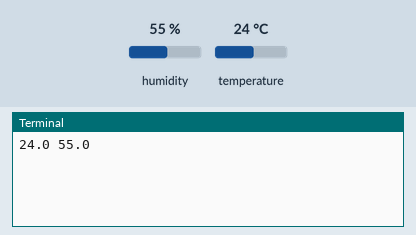
This program was run on a simulated Raspberry Pi (BCM pin numbers). On the bench: the last lines printed to the terminal. Inputs (shaded band) come from the test bench; at power-on: humidity 55 %, temperature 24 °C. The clock reads 2024-03-15 10:24:30 at power-on unless the program sets it; each call to the cloud database takes 0.3 s, and an entry nobody has set reads as its off value or as empty.

Above: at 1.5 s.
1.6 s: humidity set to 22 %
At 3.7 s:
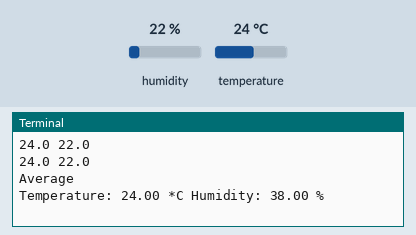
4.0 s: temperature set to 12 °C
5.5 s: humidity set to 40 %
At 10.2 s:
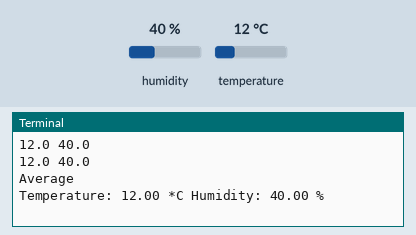
Timing chart, 0 to 11.7 s (numbered marks = the images above; inputs shaded):
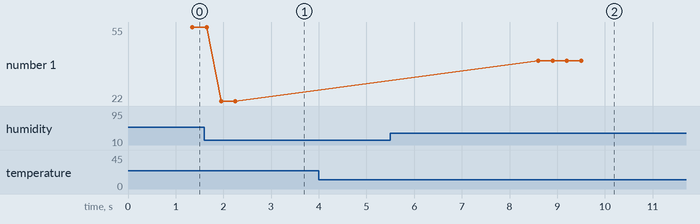

The program:

am2320_multiplexer.py
```python
from firebase import firebase
import time
import datetime
import board
import busio
import adafruit_am2320
import adafruit_tca9548a
from w1thermsensor import W1ThermSensor

firebase = firebase.FirebaseApplication('https://seniorproject-muic.firebaseio.com/', None)

sensor = W1ThermSensor()

i2c = busio.I2C(board.SCL, board.SDA)
tca = adafruit_tca9548a.TCA9548A(i2c)

am0 = adafruit_am2320.AM2320(tca[6]) #r b
am1 = adafruit_am2320.AM2320(tca[1]) #r f
am2 = adafruit_am2320.AM2320(tca[2]) #l f
am3 = adafruit_am2320.AM2320(tca[5]) #l b

mostrecentKeyID = 0
mostrecentTimestamp = 0
temp = []
humid = []

try:
    myGetResults = firebase.get('/sensor/am2320(new)/average', None)

    for keyID in myGetResults:
        if int(myGetResults[keyID]['Index'] > mostrecentTimestamp):
            mostrecentTimestamp = int(myGetResults[keyID]['Index'])
            mostrecentKeyID = myGetResults[keyID]

    index = int(myGetResults[keyID]['Index'])
except:
    index = 0

def update_firebase(temperature, humidity, bus):
    global index
    if temperature is not None and humidity is not None:
        #time.sleep(0.5)
        str_temperature = ' {0:0.2f} *C '.format(temperature)
        str_humidity  = ' {0:0.2f} %'.format(humidity)
        #print("Temperature: {0:0.2f} *C Humidity: {1:0.2f} %\n". format(temperature, humidity,))
    else:
        print('Failed!!')
        #time.sleep(0.5)
    index = index + 1
    now = datetime.datetime.now()
    time = str(now.strftime("%Y/%m/%d %H:%M:%S"))
    data = {"Temperature": temperature, "Humidity": humidity}
    avg_data = {"Index": index, "Time": time, "Temperature": temperature, "Humidity": humidity}
    if(bus == 1):
        firebase.post('/sensor/am2320(new)/bus1', data)
    elif(bus == 3):
        firebase.post('/sensor/am2320(new)/bus3', data)
    elif(bus == 4):
        firebase.post('/sensor/am2320(new)/bus4', data)
    elif(bus == 5):
        firebase.post('/sensor/am2320(new)/bus5', data)
    elif(bus == 6):
        firebase.post('/sensor/am2320(new)/average', avg_data)
        print("Average\nTemperature: {0:0.2f} *C Humidity: {1:0.2f} %\n". format(temperature, humidity,))

while True:
    temperature = float("{0:.2f}".format(sensor.get_temperature()))
    try:
        temp0, humid0 = temperature, am0.relative_humidity
        #print(am0.temperature, am0.relative_humidity)
        update_firebase(temp0, humid0, 1)
        temp.append(temp0)
        humid.append(humid0)
        print(temp0,humid0)
    except:
        print("error0")

    try:
        temp1, humid1 = temperature, am1.relative_humidity
        #print(am1.temperature, am1.relative_humidity)
        update_firebase(temp1, humid1, 3)
        temp.append(temp1)
        humid.append(humid1)
        print(temp1,humid1)
    except:
        print("error1")

    try:
        temp2, humid2 = temperature, am2.relative_humidity
        #print(am2.temperature, am2.relative_humidity)
        update_firebase(temp2, humid2, 4)
        temp.append(temp2)
        humid.append(humid2)
        print(temp2,humid2)
    except:
        print("error2")

    try:
        temp3, humid3 = temperature, am3.relative_humidity
        #print(am3.temperature, am3.relative_humidity)
        update_firebase(temp3, humid3, 5)
        temp.append(temp3)
        humid.append(humid3)
        print(temp3,humid3)
    except:
        print("error5")

    total_temp = sum(temp)
    avg_temp = total_temp/len(temp)
    total_humid = sum(humid)
    avg_humid = total_humid/len(humid)
    #print("Temperature: {0:0.2f} *C Humidity: {1:0.2f} %\n". format(avg_temp, avg_humid,))
    update_firebase(int(avg_temp), int(avg_humid), 6)
    temp.clear()
    humid.clear()
    time.sleep(5)
```

Measured:
- after the input at 1.6 s, the terminal: prints a new line after 0.35 s (image 1)
- after the input at 5.5 s, the terminal: prints a new line after 3.1 s (image 2)
- plotted number 1: 55 → 22 after the input at 1.6 s, 22 → 40 after the input at 5.5 s
